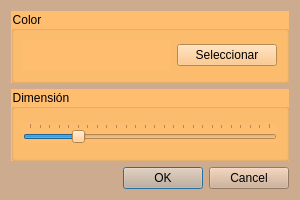
<?xml version="1.0" encoding="UTF-8"?>
<ui version="4.0">
 <class>Configuracion</class>
 <widget class="QDialog" name="Configuracion">
  <property name="geometry">
   <rect>
    <x>0</x>
    <y>0</y>
    <width>300</width>
    <height>200</height>
   </rect>
  </property>
  <property name="sizePolicy">
   <sizepolicy hsizetype="Fixed" vsizetype="Fixed">
    <horstretch>0</horstretch>
    <verstretch>0</verstretch>
   </sizepolicy>
  </property>
  <property name="windowTitle">
   <string>Dialog</string>
  </property>
  <property name="styleSheet">
   <string notr="true">background-color: rgb(205, 171, 143);</string>
  </property>
  <layout class="QVBoxLayout" name="verticalLayout">
   <item>
    <widget class="QGroupBox" name="groupBox">
     <property name="styleSheet">
      <string notr="true">background-color: rgb(255, 190, 111);</string>
     </property>
     <property name="title">
      <string>Color</string>
     </property>
     <layout class="QHBoxLayout" name="horizontalLayout">
      <item>
       <widget class="QWidget" name="wigetColor" native="true">
        <property name="minimumSize">
         <size>
          <width>50</width>
          <height>0</height>
         </size>
        </property>
        <property name="autoFillBackground">
         <bool>false</bool>
        </property>
       </widget>
      </item>
      <item>
       <widget class="QPushButton" name="btnColor">
        <property name="maximumSize">
         <size>
          <width>100</width>
          <height>16777215</height>
         </size>
        </property>
        <property name="text">
         <string>Seleccionar</string>
        </property>
       </widget>
      </item>
     </layout>
    </widget>
   </item>
   <item>
    <widget class="QGroupBox" name="groupBox_2">
     <property name="styleSheet">
      <string notr="true">background-color: rgb(255, 190, 111);</string>
     </property>
     <property name="title">
      <string>Dimensión</string>
     </property>
     <layout class="QHBoxLayout" name="horizontalLayout_2">
      <item>
       <widget class="QSlider" name="inDimension">
        <property name="maximum">
         <number>25</number>
        </property>
        <property name="pageStep">
         <number>5</number>
        </property>
        <property name="value">
         <number>5</number>
        </property>
        <property name="orientation">
         <enum>Qt::Horizontal</enum>
        </property>
        <property name="tickPosition">
         <enum>QSlider::TicksAbove</enum>
        </property>
       </widget>
      </item>
     </layout>
    </widget>
   </item>
   <item>
    <widget class="QDialogButtonBox" name="buttonBox">
     <property name="orientation">
      <enum>Qt::Horizontal</enum>
     </property>
     <property name="standardButtons">
      <set>QDialogButtonBox::Cancel|QDialogButtonBox::Ok</set>
     </property>
    </widget>
   </item>
  </layout>
 </widget>
 <resources/>
 <connections>
  <connection>
   <sender>buttonBox</sender>
   <signal>accepted()</signal>
   <receiver>Configuracion</receiver>
   <slot>accept()</slot>
   <hints>
    <hint type="sourcelabel">
     <x>248</x>
     <y>254</y>
    </hint>
    <hint type="destinationlabel">
     <x>157</x>
     <y>274</y>
    </hint>
   </hints>
  </connection>
  <connection>
   <sender>buttonBox</sender>
   <signal>rejected()</signal>
   <receiver>Configuracion</receiver>
   <slot>reject()</slot>
   <hints>
    <hint type="sourcelabel">
     <x>316</x>
     <y>260</y>
    </hint>
    <hint type="destinationlabel">
     <x>286</x>
     <y>274</y>
    </hint>
   </hints>
  </connection>
 </connections>
</ui>
